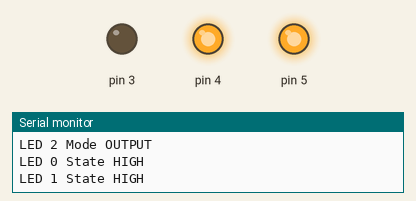
This sketch was run on a simulated Arduino Uno, built with avr-gcc and run on an emulated ATmega328P. Shown: output pins drawn as LEDs (lit = HIGH), the last lines printed to the serial monitor.

Above: at 0.3 s.
At 1.0 s:
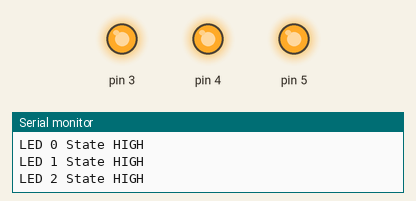
At 1.9 s:
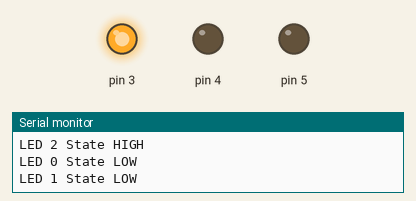
At 3.3 s:
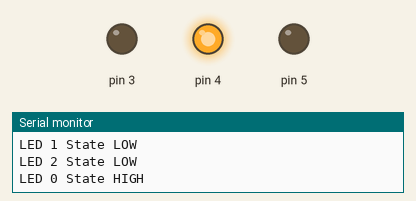
At 4.9 s:
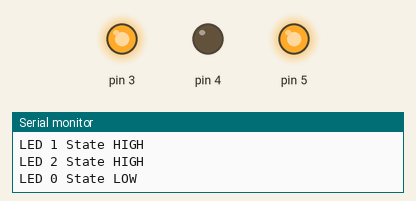
At 5.8 s:
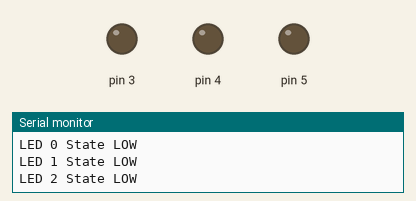
Timing chart, 0 to 7.4 s (numbered marks = the images above):
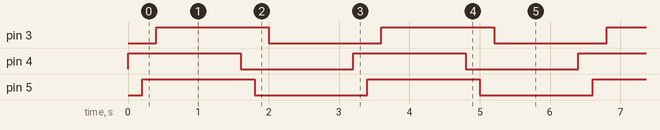

Measured:
- by itself, pin 3–5: alternates HIGH for 1.6 s and LOW for 1.6 s
- by itself, everything shown: repeats every 3.2 s, in 6 steps

The sketch:

hl_ultra_leds_check.ino
```cpp
// (licence header left out)
// Макросы выводов светодиодов
#define L1_PIN PB4
#define L2_PIN PB5
#define L3_PIN PB3

// Массив для удобства работы со светодиодами
const byte LEDS[3] = {
  L1_PIN,
  L2_PIN,
  L3_PIN,
};

void setup() {
  // Настройка скорости отладочного порта
  Serial.begin(115200);

  // Настройка выводов светодиодов на выход
  for (byte i = 0; i <= 2; i++) {
    pinMode(LEDS[i], OUTPUT);
    digitalWrite(LEDS[i], LOW); // Принудительное выключение светодиодов
    Serial.print("LED "); Serial.print(i); Serial.println(" Mode OUTPUT");
  }
  Serial.println();
}

void loop() {
  // Поочередное включение светодиодов
  for (byte i = 0; i <= 2; i++) {
    digitalWrite(LEDS[i], HIGH);
    Serial.print("LED "); Serial.print(i); Serial.println(" State HIGH");
    delay(200);
  }
  Serial.println();
  delay(1000);

  // Поочередное выключение светодиодов
  for (byte i = 0; i <= 2; i++) {
    digitalWrite(LEDS[i], LOW);
    Serial.print("LED "); Serial.print(i); Serial.println(" State LOW");
    delay(200);
  }
  Serial.println();
  delay(1000);
}
```
